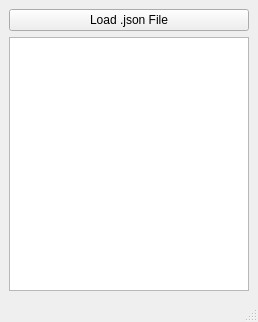
<?xml version="1.0" encoding="UTF-8"?>
<ui version="4.0">
 <class>MainWindow</class>
 <widget class="QMainWindow" name="MainWindow">
  <property name="geometry">
   <rect>
    <x>0</x>
    <y>0</y>
    <width>258</width>
    <height>322</height>
   </rect>
  </property>
  <property name="windowTitle">
   <string>MainWindow</string>
  </property>
  <widget class="QWidget" name="centralwidget">
   <layout class="QVBoxLayout" name="verticalLayout">
    <item>
     <widget class="QPushButton" name="loadButton">
      <property name="text">
       <string>Load .json File</string>
      </property>
     </widget>
    </item>
    <item>
     <widget class="QTextBrowser" name="textBrowser"/>
    </item>
   </layout>
  </widget>
  <widget class="QMenuBar" name="menubar">
   <property name="geometry">
    <rect>
     <x>0</x>
     <y>0</y>
     <width>258</width>
     <height>21</height>
    </rect>
   </property>
  </widget>
  <widget class="QStatusBar" name="statusbar"/>
 </widget>
 <resources/>
 <connections/>
</ui>
